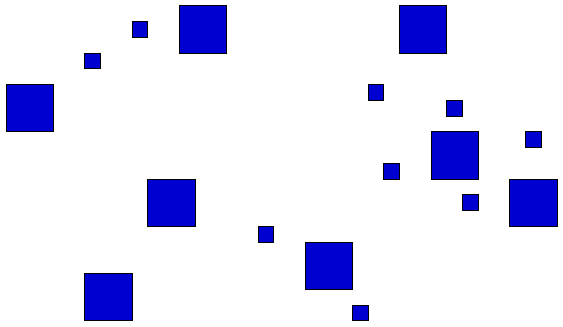
#> input picture imgs/objetos1.png, 563 x 327 px
$ python question5.py --method nearest --input ../imgs/objetos1.png --output out.png
#> lines starting #> are read from the running program, lines starting #| are printed output that depends on the picture
#> in main, img is the input picture: shape (327, 563, 3); mean R, G, B 225.6, 225.6, 247.3
### session2/question1.py
import os
import numpy as np
import matplotlib.pyplot as plt
from skimage import io

def to_rgb(img):
    """
    Convert a grayscale image to RGB format.

    Parameters:
    -----------
    img : numpy.ndarray
        Input image array.

    Returns:
    --------
    numpy.ndarray
        RGB image array.
    """
    return img if img.ndim == 3 else np.repeat(img[:, :, np.newaxis], 3, axis=2)

# [25 lines left out: function center_image_on_canvas, not called in this run]

def nearest_interpolation(img, x_rel, y_rel):
    """
    Performs nearest neighbor interpolation for the given relative coordinates.

    Parameters:
        img (ndarray): Input image.
        x_rel (ndarray): Relative x-coordinates.
        y_rel (ndarray): Relative y-coordinates.

    Returns:
        ndarray: Interpolated pixel values.
    """
    h, w = img.shape[:2]
    x_nn = np.round(x_rel).astype(int)
    y_nn = np.round(y_rel).astype(int)
    x_nn = np.clip(x_nn, 0, w - 1)
    y_nn = np.clip(y_nn, 0, h - 1)
    return img[y_nn, x_nn]

# [75 lines left out: function process_images, not called in this run]

# Example usage:
# [8 lines that do not run on import are left out]

### session2/question5.py

import argparse
import numpy as np
from skimage import io
from math import radians, sin, cos
import os
from question1 import nearest_interpolation, to_rgb
from question2 import bilinear_interpolation
from question3 import bicubic_interpolation
from question4 import lagrange_interpolation

def transform_image(img, scale=1.0, angle=0.0, output_size=None, method='nearest'):
#> called with scale = 1, angle = 0, method = 'nearest'
    interp_func = {
        'nearest': nearest_interpolation,
        'bilinear': bilinear_interpolation,
        'bicubic': bicubic_interpolation,
        'lagrange': lagrange_interpolation
    }.get(method)

    if interp_func is None:
        raise ValueError(f"Interpolação '{method}' não é suportada.")

    img = to_rgb(img)
    h_in, w_in = img.shape[:2]
#> h_in = 327; w_in = 563
    if output_size:
        w_out, h_out = output_size
    else:
        h_out = int(h_in * scale)
#> h_out = 327
        w_out = int(w_in * scale)
#> w_out = 563

    y_out, x_out = np.meshgrid(np.arange(h_out), np.arange(w_out), indexing='ij')
    cx_in, cy_in = w_in / 2, h_in / 2
#> cx_in = 281.5; cy_in = 163.5
    cx_out, cy_out = w_out / 2, h_out / 2
#> cx_out = 281.5; cy_out = 163.5
    x_rel = (x_out - cx_out).astype(np.float32)
    y_rel = (y_out - cy_out).astype(np.float32)

    if angle != 0.0:
        rad = radians(-angle)
        x_rot = cos(rad) * x_rel - sin(rad) * y_rel
        y_rot = sin(rad) * x_rel + cos(rad) * y_rel
        x_rel, y_rel = x_rot + cx_in, y_rot + cy_in
    else:
        x_rel = x_rel / scale + cx_in
        y_rel = y_rel / scale + cy_in

    return interp_func(img, x_rel, y_rel)
#> in nearest_interpolation, `x_nn = np.round(x_rel).astype(int)`:
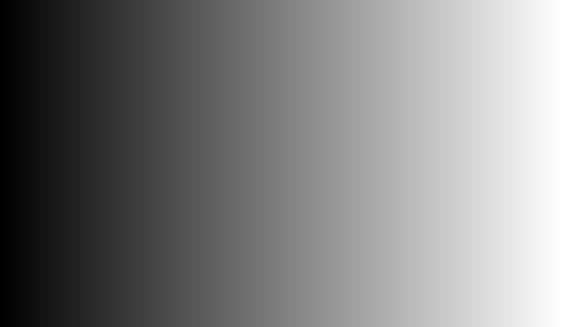
#> x_nn: shape (327, 563) int64; min 0, max 562, mean 281; drawn with min black and max white
#> in nearest_interpolation, `y_nn = np.round(y_rel).astype(int)`:
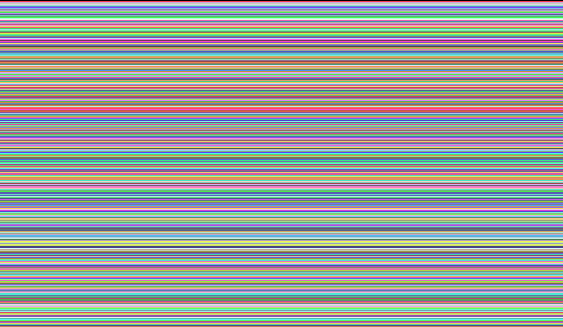
#> y_nn: shape (327, 563) int64; 327 distinct labels, from 0 to 326; one colour per label, 0 black

def main():
    parser = argparse.ArgumentParser(description="Geometric Transformation Program")
    parser.add_argument('-a', '--angle', type=float, default=0.0, help="Ângulo de rotação em graus")
    parser.add_argument('-e', '--scale', type=float, default=1.0, help="Fator de escala")
    parser.add_argument('-d', '--dimension', type=int, nargs=2, help="Tamanho de saída: largura altura")
    parser.add_argument('-m', '--method', type=str, required=True, choices=['nearest', 'bilinear', 'bicubic', 'lagrange'], help="Método de interpolação")
    parser.add_argument('-i', '--input', type=str, required=True, help="Imagem de entrada (PNG)")
    parser.add_argument('-o', '--output', type=str, required=True, help="Imagem de saída (PNG)")

    args = parser.parse_args()

    img = io.imread(args.input)
    out_size = tuple(args.dimension) if args.dimension else None

    result = transform_image(
        img,
        scale=args.scale,
        angle=args.angle,
        output_size=out_size,
        method=args.method
    )

    io.imsave(args.output, result)

if __name__ == "__main__":
    main()

$ run again, on imgs/objetos3.png
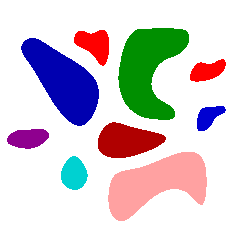
#> input picture imgs/objetos3.png, 238 x 238 px
#> in main, img is the input picture: shape (238, 238, 3); mean R, G, B 212.4, 205.5, 209.9
#> in nearest_interpolation, `y_nn = np.round(y_rel).astype(int)`:
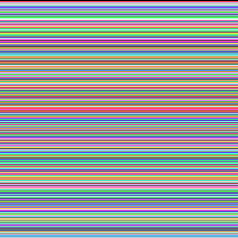
#> y_nn: shape (238, 238) int64; 238 distinct labels, from 0 to 237; one colour per label, 0 black
